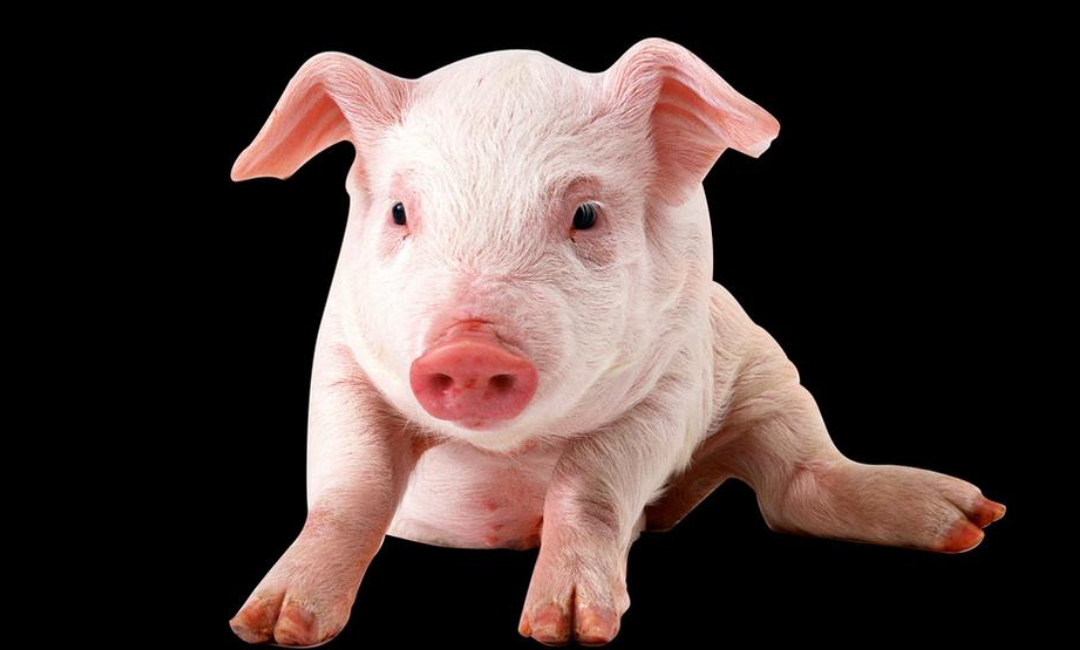
#> input picture OpenCV/04-前面的补充代码/src/pig.png, 1080 x 650 px
$ python '02-颜色操作.py'
#> lines starting #> are read from the running program, lines starting #| are printed output that depends on the picture
import cv2
import numpy as np

img = cv2.imread("./src/pig.png")
#> img is the input picture: shape (650, 1080, 3); mean B, G, R 54, 57.2, 72.3
img2 = cv2.imread("./src/cao.png")
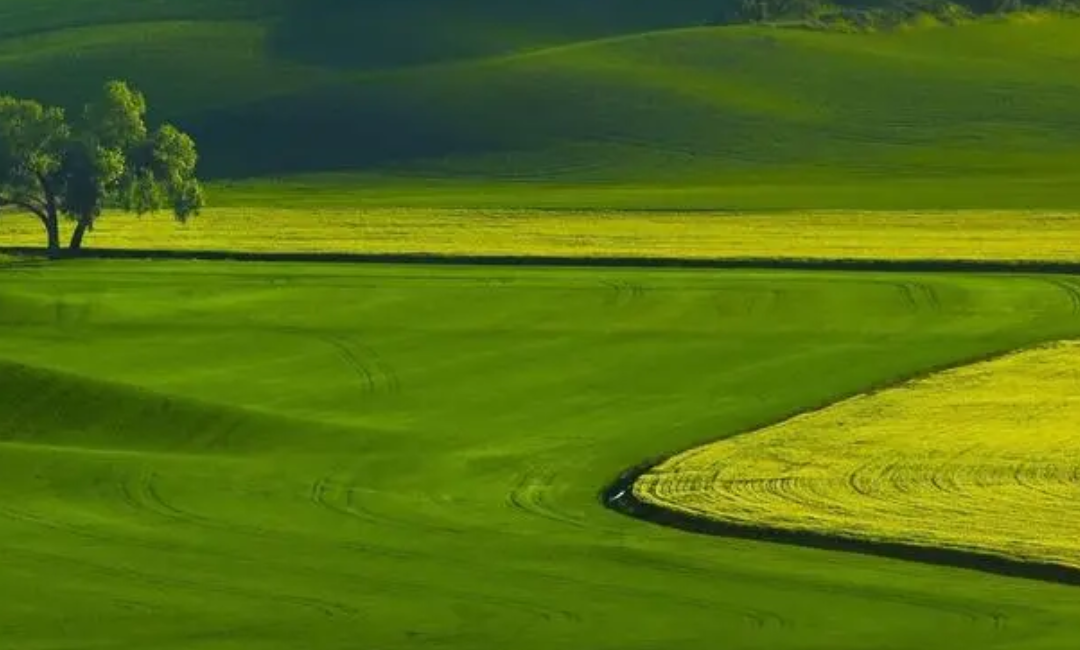
#> input picture OpenCV/04-前面的补充代码/src/cao.png, 1080 x 650 px
#> img2 is the input picture: shape (650, 1080, 3); mean B, G, R 18.1, 112.3, 83.6

# 由于cv2.imread()方法读取图片返回的是一个ndarray数组，所以可以直接进行加法操作
print(img + img2)
#> (printed output is left out)
cv2.imshow("statck", img + img2)
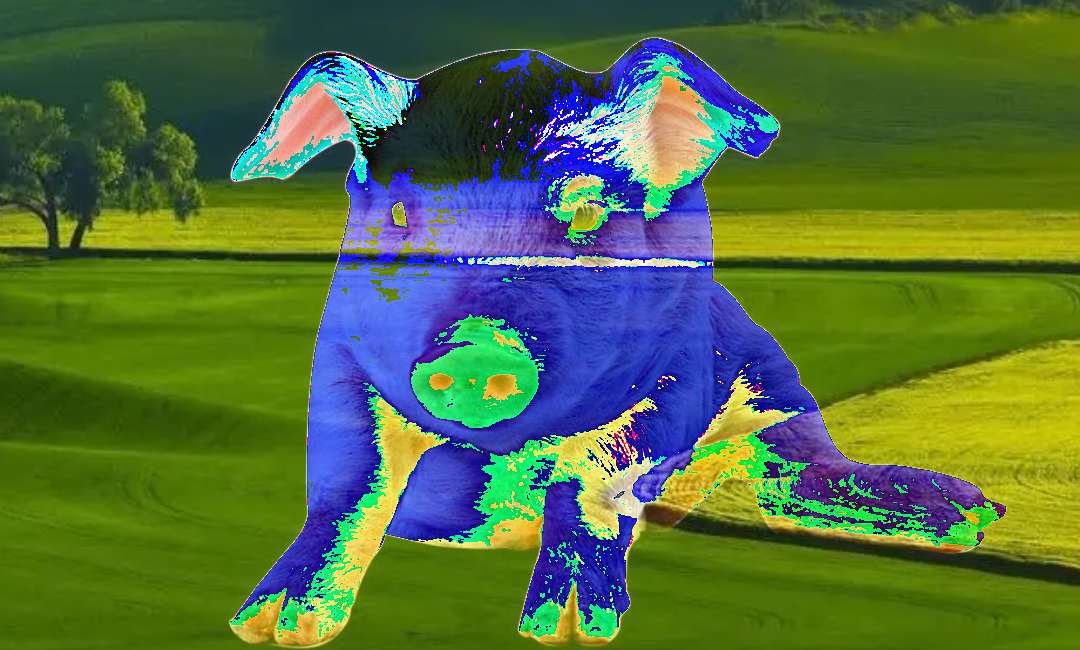
#> window 'statck': shape (650, 1080, 3); mean B, G, R 63.7, 110.4, 83.3

# 但是直接加可能会导致像素的取值范围超出0-255，所以需要使用cv2.add()方法
img3 = cv2.add(img, img2) # 如果结果超出范围会对结果进行取余（对256取余）
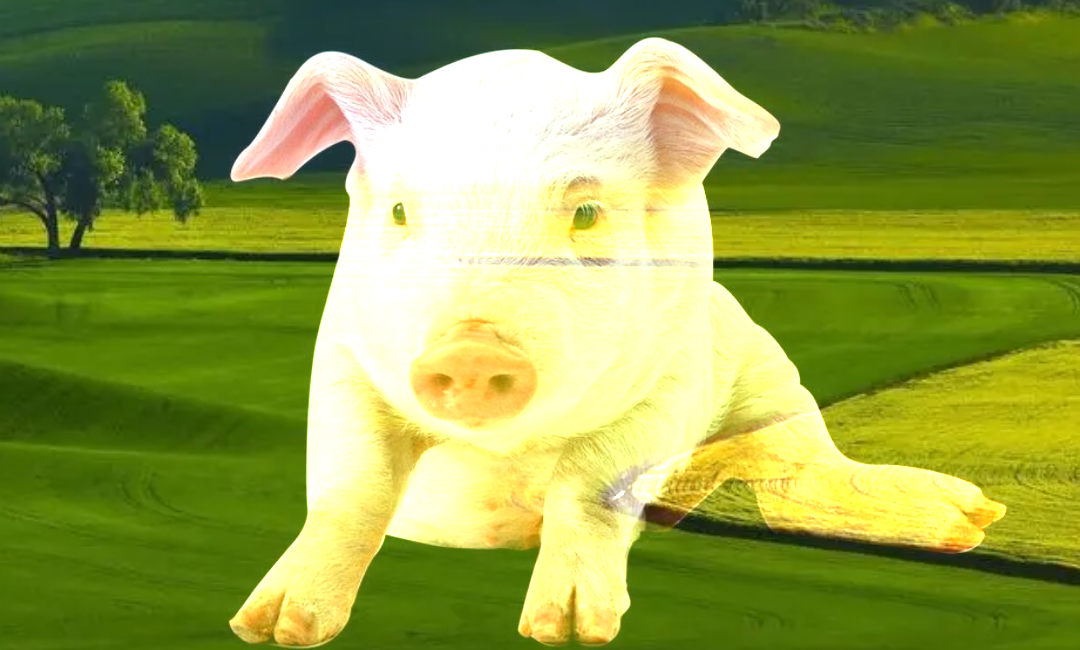
#> img3: shape (650, 1080, 3); mean B, G, R 71.5, 156.6, 141.8
# cv2.addWeighted()方法可以设置权重
img4 = cv2.addWeighted(img, 0.5, img2, 0.9, 0)
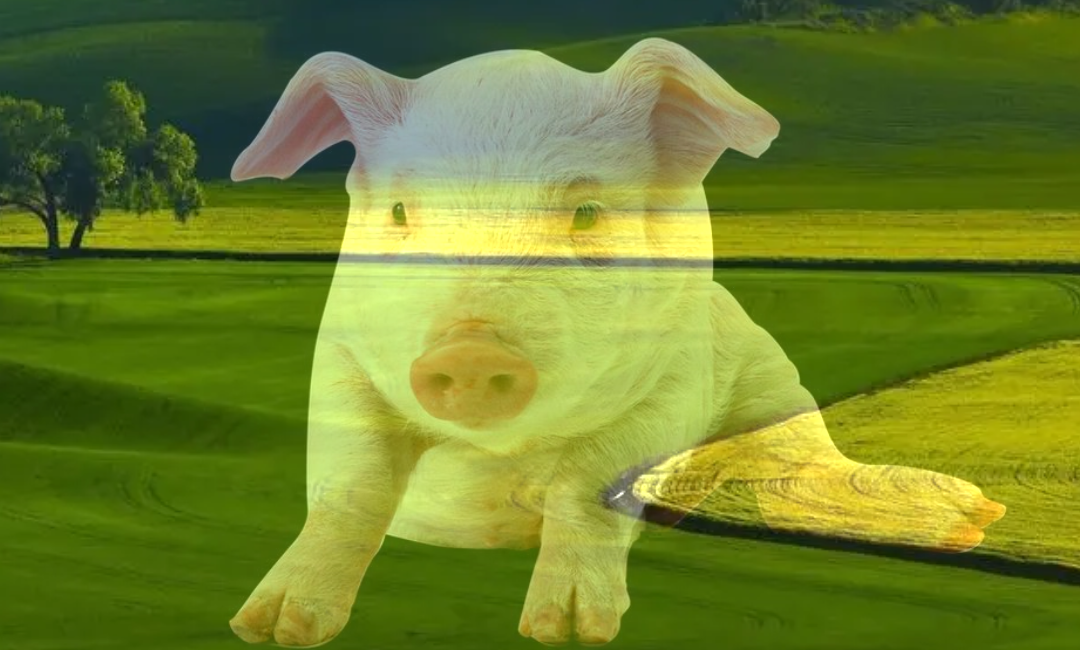
#> img4: shape (650, 1080, 3); mean B, G, R 43.3, 129.6, 111.3

cv2.imshow("img3", img3)
cv2.imshow("img4", img4)
cv2.imshow("img", img)
cv2.imshow("img2", img2)

cv2.waitKey(0)
